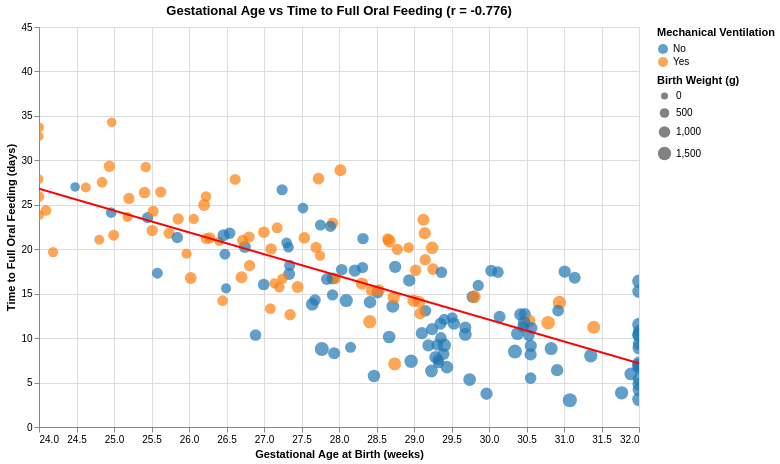

This figure's Vega-Lite source:
### Vega-Lite specification from a JSON file in a GitHub repository (floating-point values rounded to 4 significant figures; data arrays with more than 128 entries replaced by an {"elided": "..."} marker saying what was removed)
{"config": {"view": {"continuousWidth": 300, "continuousHeight": 300}}, "layer": [{"mark": {"type": "circle", "opacity": 0.7, "size": 80}, "encoding": {"color": {"field": "mechanical_ventilation", "legend": {"labelExpr": "datum.value == 1 ? 'Yes' : 'No'", "values": [0, 1]}, "scale": {"range": ["#1f77b4", "#ff7f0e"]}, "title": "Mechanical Ventilation", "type": "nominal"}, "size": {"field": "birth_weight_grams", "scale": {"range": [50, 200]}, "title": "Birth Weight (g)", "type": "quantitative"}, "tooltip": [{"field": "patient_id", "type": "ordinal"}, {"field": "gestational_age_weeks", "type": "quantitative"}, {"field": "time_to_FOF", "type": "quantitative"}, {"field": "birth_weight_grams", "type": "quantitative"}, {"field": "baby_sex", "type": "nominal"}, {"field": "mechanical_ventilation", "format": ".0f", "title": "Mechanical Ventilation", "type": "nominal"}], "x": {"field": "gestational_age_weeks", "scale": {"domain": [24, 32]}, "title": "Gestational Age at Birth (weeks)", "type": "quantitative"}, "y": {"field": "time_to_FOF", "scale": {"domain": [0, 45]}, "title": "Time to Full Oral Feeding (days)", "type": "quantitative"}}, "name": "view_1"}, {"mark": {"type": "line", "color": "red", "strokeWidth": 2}, "encoding": {"x": {"field": "gestational_age_weeks", "type": "quantitative"}, "y": {"field": "time_to_FOF", "type": "quantitative"}}, "transform": [{"on": "gestational_age_weeks", "regression": "time_to_FOF"}]}], "data": {"name": "data-c1cd043403d0faa25c88f7cf2962a6d6"}, "height": 400, "params": [{"name": "param_1", "select": {"type": "interval", "zoom": false}, "bind": "scales", "views": ["view_1"]}], "title": "Gestational Age vs Time to Full Oral Feeding (r = -0.776)", "width": 600, "$schema": "https://vega.github.io/schema/vega-lite/v5.20.1.json", "datasets": {"data-c1cd043403d0faa25c88f7cf2962a6d6": {"elided": "180 records"}}}
